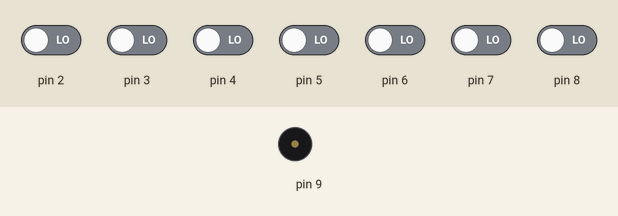
This sketch was run on a simulated Arduino Uno, built with avr-gcc and run on an emulated ATmega328P. On the bench: buzzer (waves = sounding). The test bench sets the inputs (shaded band); at power-on: pin 2–8 LOW.

Above: at 1.2 s.
1.3 s: pin 2 driven HIGH
At 1.6 s:
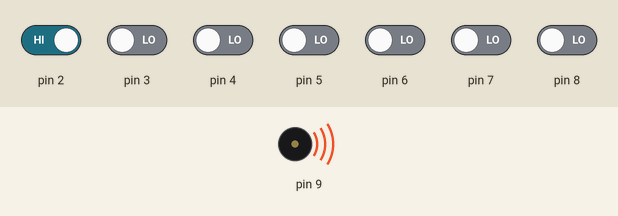
2.8 s: pin 2 driven LOW
At 3.9 s:
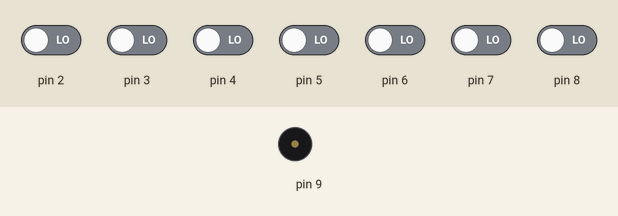
4.3 s: pin 3 driven HIGH
At 5.1 s:
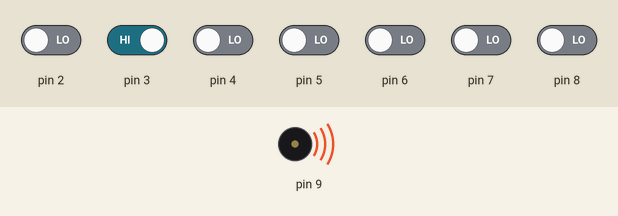
Timing chart, 0 to 7.3 s (numbered marks = the images above; inputs shaded):
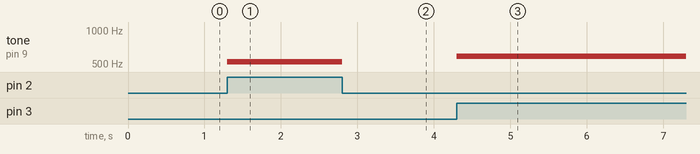

Measured:
- after the input at 1.3 s, tone on pin 9: silent → 523 Hz at once
- after the input at 2.8 s, tone on pin 9: 523 Hz → silent at once
- after the input at 4.3 s, tone on pin 9: silent → 587 Hz at once

The sketch:

PIANOMUSICAL.ino
```cpp
void setup()
{
  pinMode(2, INPUT);
  pinMode(3, INPUT);
  pinMode(4, INPUT);
  pinMode(5, INPUT);
  pinMode(6, INPUT);
  pinMode(7, INPUT);
  pinMode(8, INPUT);
  pinMode(9, OUTPUT);

}

void loop()
{
  if(digitalRead(2) == HIGH){
    tone(9, 523.25);    //Do
  }
  else if(digitalRead(3) == HIGH){
    tone(9, 587.33);   //Re
  }
  else if(digitalRead(4) == HIGH){
    tone(9, 659.3);    //Mi
  }
  else if(digitalRead(5) == HIGH){
    tone(9, 698.5);    //Fa
  }
  else if(digitalRead(6) == HIGH){
    tone(9, 784.0);   //Sol
  }
  else if(digitalRead(7) == HIGH){
    tone(9, 880.0);   //]La
  }
  else if(digitalRead(8) == HIGH){
    tone(9, 897.8);   //Si
  }
  else{
    noTone(9);
  }
}
```
